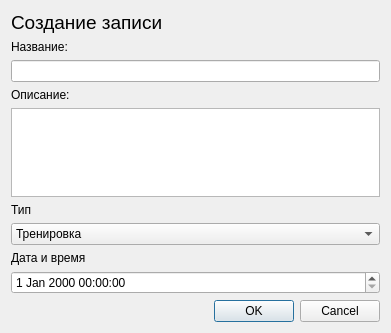
<?xml version="1.0" encoding="UTF-8"?>
<ui version="4.0">
 <class>create_note</class>
 <widget class="QDialog" name="create_note">
  <property name="geometry">
   <rect>
    <x>0</x>
    <y>0</y>
    <width>391</width>
    <height>333</height>
   </rect>
  </property>
  <property name="windowTitle">
   <string>Dialog</string>
  </property>
  <layout class="QVBoxLayout" name="verticalLayout">
   <item>
    <widget class="QLabel" name="label_2">
     <property name="font">
      <font>
       <pointsize>14</pointsize>
      </font>
     </property>
     <property name="text">
      <string>Создание записи</string>
     </property>
    </widget>
   </item>
   <item>
    <widget class="QLabel" name="label_3">
     <property name="text">
      <string>Название:</string>
     </property>
    </widget>
   </item>
   <item>
    <widget class="QLineEdit" name="name">
     <property name="text">
      <string/>
     </property>
     <property name="maxLength">
      <number>32</number>
     </property>
    </widget>
   </item>
   <item>
    <widget class="QLabel" name="label_4">
     <property name="text">
      <string>Описание:</string>
     </property>
    </widget>
   </item>
   <item>
    <widget class="QTextEdit" name="desc"/>
   </item>
   <item>
    <widget class="QLabel" name="label_5">
     <property name="text">
      <string>Тип</string>
     </property>
    </widget>
   </item>
   <item>
    <widget class="QComboBox" name="type">
     <item>
      <property name="text">
       <string>Тренировка</string>
      </property>
     </item>
     <item>
      <property name="text">
       <string>Питание</string>
      </property>
     </item>
    </widget>
   </item>
   <item>
    <widget class="QLabel" name="label">
     <property name="text">
      <string>Дата и время</string>
     </property>
    </widget>
   </item>
   <item>
    <widget class="QDateTimeEdit" name="date"/>
   </item>
   <item>
    <widget class="QDialogButtonBox" name="buttonBox">
     <property name="standardButtons">
      <set>QDialogButtonBox::Cancel|QDialogButtonBox::Ok</set>
     </property>
    </widget>
   </item>
  </layout>
 </widget>
 <resources/>
 <connections/>
</ui>
